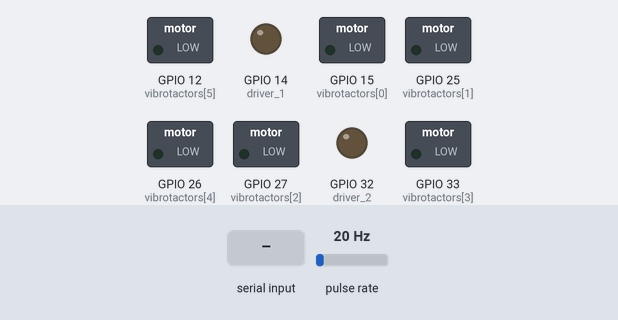
Simulated run of this sketch. Board: ESP32. Parts: switched loads named in the sketch (green lamp = pin HIGH), output pins drawn as LEDs (lit = HIGH). Wiring (inferred from the names in the program): pulse sensor: data GPIO 21. Inputs (shaded band) come from the test bench; at power-on: pulse rate 20 Hz. Nothing arrives over Bluetooth unless stated; what the sketch prints to the serial monitor is not drawn.

Above: at 1.2 s.
1.3 s: "H" received over the second serial link
At 2.1 s:
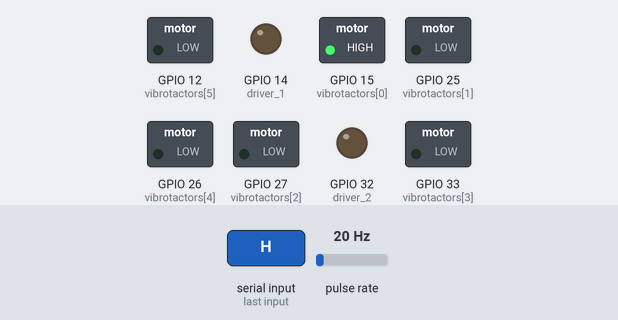
7.3 s: "F" received over the second serial link
At 8.2 s:
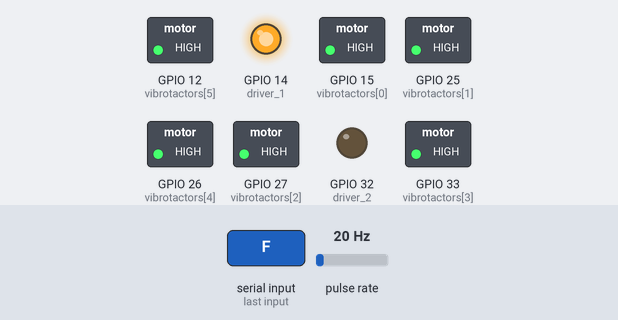
8.9 s: "R" received over the second serial link
At 9.5 s:
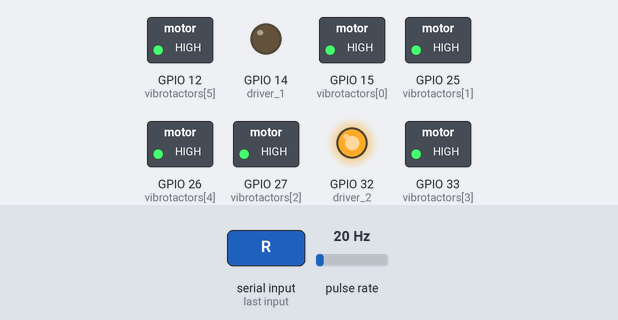
Timing chart, 0 to 11.9 s (numbered marks = the images above; inputs shaded):
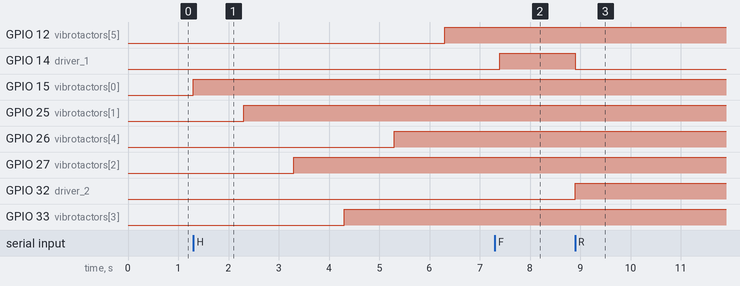

Measured:
- after the input at 1.3 s, GPIO 12 (vibrotactors[5]): LOW → HIGH after 5.0 s; GPIO 15 (vibrotactors[0]): LOW → HIGH at once; GPIO 25 (vibrotactors[1]): LOW → HIGH after 1.0 s; GPIO 26 (vibrotactors[4]): LOW → HIGH after 4.0 s; GPIO 27 (vibrotactors[2]): LOW → HIGH after 2.0 s
- after the input at 7.3 s, GPIO 14 (driver_1): LOW → HIGH after 0.10 s
- after the input at 8.9 s, GPIO 14 (driver_1): HIGH → LOW at once; GPIO 32 (driver_2): LOW → HIGH at once

The sketch:

demo_1.ino
```cpp
#include <Arduino.h>
#include <analogWrite.h>
char k = 'A';
int vibrotactors[] = {15,25,27,33,26,12};
int driver_1 = 14;
int driver_2 = 32;
#include "BluetoothSerial.h"
#if !defined(CONFIG_BT_ENABLED) || !defined(CONFIG_BLUEDROID_ENABLED)
#error Bluetooth is not enabled! Please run `make menuconfig` to and enable it
#endif

volatile double RPM = 0;
volatile uint32_t lastA = 0;

// Connect to the two encoder outputs!
#define ENCODER_A   21
#define ENCODER_B   4

// These let us convert ticks-to-RPM
#define GEARING     20
#define ENCODERMULT 12

BluetoothSerial SerialBT;
void setup() {
  Serial.begin(115200);
  pinMode(vibrotactors[0], OUTPUT);
  pinMode(vibrotactors[1], OUTPUT);
  pinMode(vibrotactors[2], OUTPUT);
  pinMode(vibrotactors[3], OUTPUT);
  pinMode(vibrotactors[4], OUTPUT);
  pinMode(vibrotactors[5], OUTPUT);
  pinMode(driver_1, OUTPUT);
  pinMode(driver_2, OUTPUT);
  SerialBT.begin("haptic_device"); //Bluetooth device name
  Serial.println("The device started, now you can pair it with bluetooth!");
  attachInterrupt(ENCODER_A, interruptA, RISING);
}
void loop() {
  if (SerialBT.available()) {
    k = SerialBT.read();
    if( k == 'H' ){
      analogWrite(vibrotactors[0],300);
      delay(1000);
            analogWrite(vibrotactors[1],300);
      delay(1000);
            analogWrite(vibrotactors[2],300);
      delay(1000);
            analogWrite(vibrotactors[3],300);
      delay(1000);
            analogWrite(vibrotactors[4],300);
      delay(1000);
            analogWrite(vibrotactors[5],300);
      delay(1000);


    }
    else if( k == 'S' ){
      analogWrite(vibrotactors[1],300);
    }
    else if( k == 'P' ){
      analogWrite(vibrotactors[2],300);
    }
    else if( k == 'Y' ){
      analogWrite(vibrotactors[3],300);
    }
    else if( k == 'U' ){
      analogWrite(vibrotactors[4],300);
    }
    else if( k == 'T' ){
      analogWrite(vibrotactors[5],300);
    }
    else if( k == 'F' ){
      analogWrite(driver_1, 300);
      analogWrite(driver_2, 0);
    }
    else if( k == 'R' ){
      analogWrite(driver_1, 0);
      analogWrite(driver_2, 300);
    }
    else if( k == 'K' ){
      analogWrite(vibrotactors[0],300);
      analogWrite(vibrotactors[1],300);
      analogWrite(vibrotactors[2],300);
    }
    else if( k == 'J' ){
      analogWrite(vibrotactors[3],300);
      analogWrite(vibrotactors[4],300);
      analogWrite(vibrotactors[5],300);
    }
    else if( k == 'L' ){
      analogWrite(vibrotactors[0],0);
      analogWrite(vibrotactors[1],0);
      analogWrite(vibrotactors[2],0);
      analogWrite(vibrotactors[3],0);
      analogWrite(vibrotactors[4],0);
      analogWrite(vibrotactors[5],0);
      analogWrite(driver_1,0);
      analogWrite(driver_2,0);
    }
  }
  printRPM();
  delay(100);
}

void interruptA() {
  uint32_t currA = micros();
  if (lastA < currA) {
    double rev = currA - lastA;  // us
    rev = 1.0 / rev;            // rev per us
    rev *= 1000000;             // rev per sec
    rev *= 60;                  // rev per min
    rev /= GEARING;             // account for gear ratio
    rev /= ENCODERMULT;         // account for multiple ticks per rotation
    RPM = rev;
  }
  lastA = currA;
}

void printRPM() {
    Serial.println((int)RPM);
}
```
